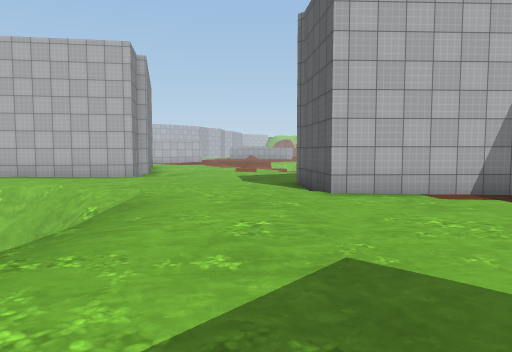
View 1 (above)

24 first-person views from a walk through a Unity game level. The camera is 1.4 m above the floor, tilts 4° down and sees 70° across. The floor is counted in squares, 2 m on a side. Each view is taken from the middle of a square. On the plan, view 1 faces up. The plan holds only what a view shows up to about 11 squares ahead; the rest is blank. The place goes on beyond the plan. Some animated figures are not drawn. Some surface patterns are stand-ins.

View 2
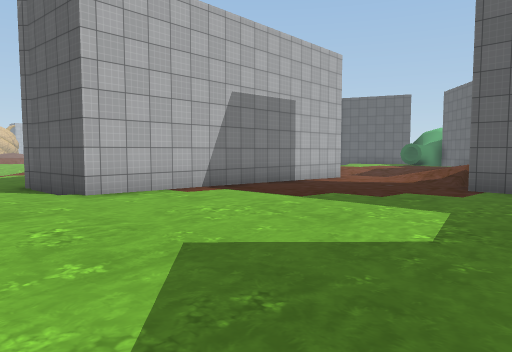

View 3
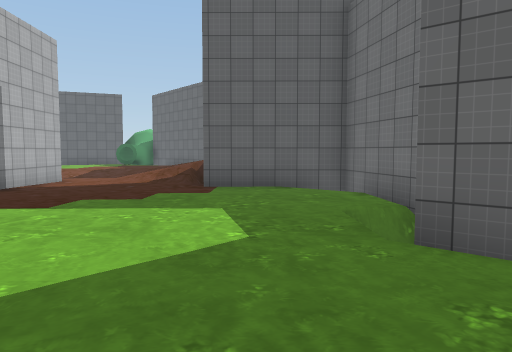

View 4
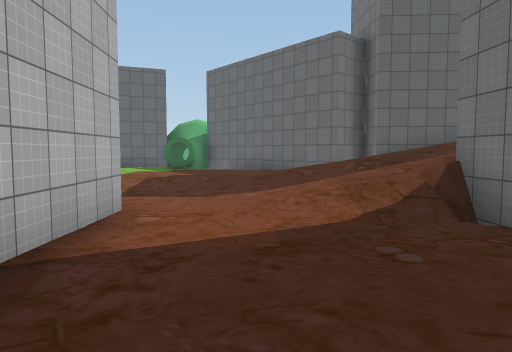

View 5
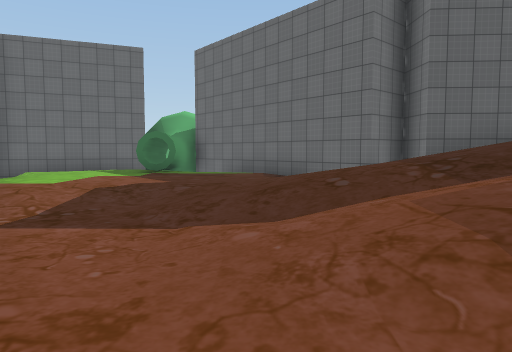

View 6
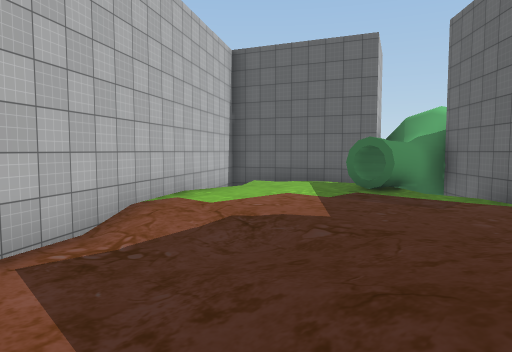

View 7
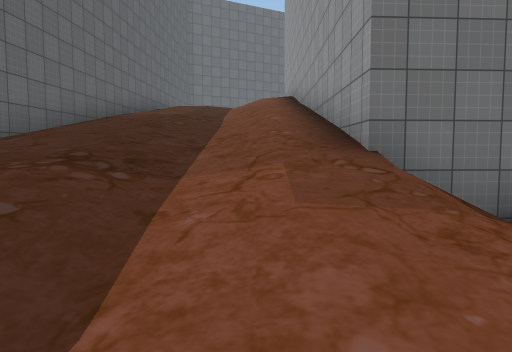

View 8
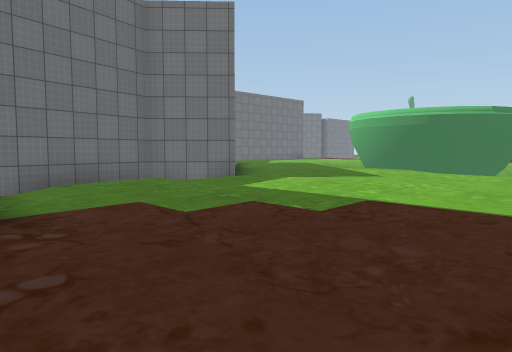

View 9
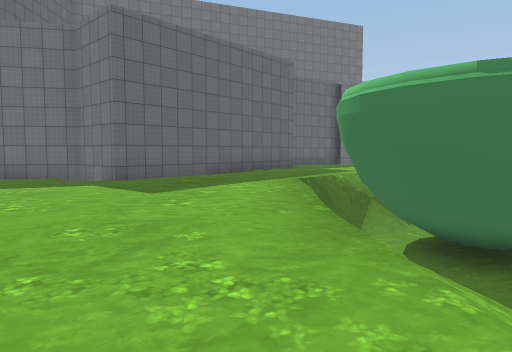

View 10
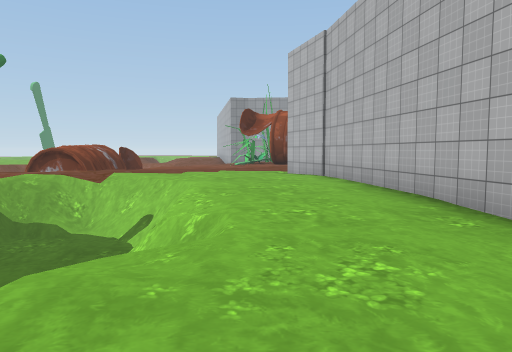

View 11
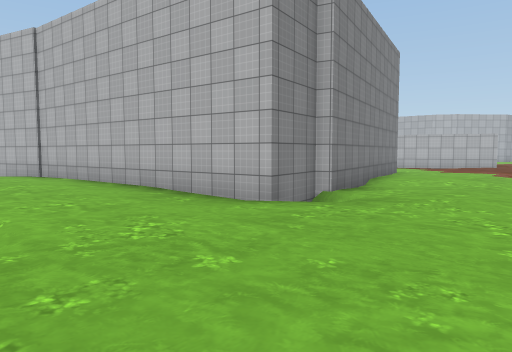

View 12
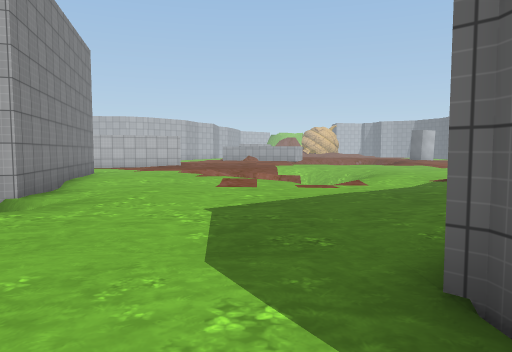

View 13
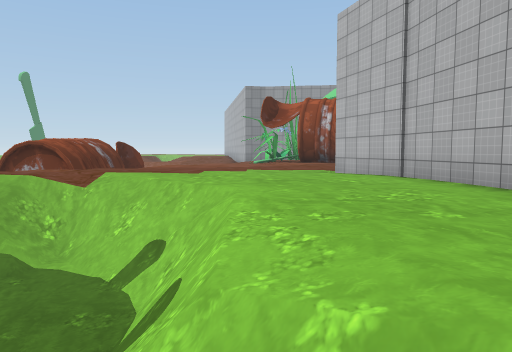

View 14
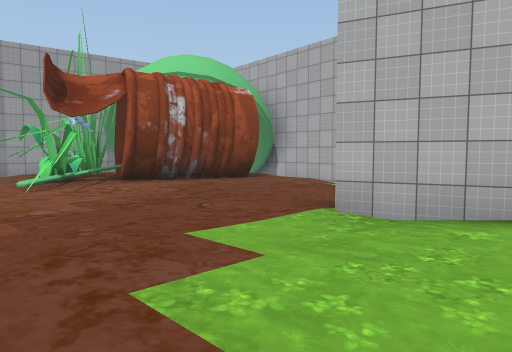

View 15
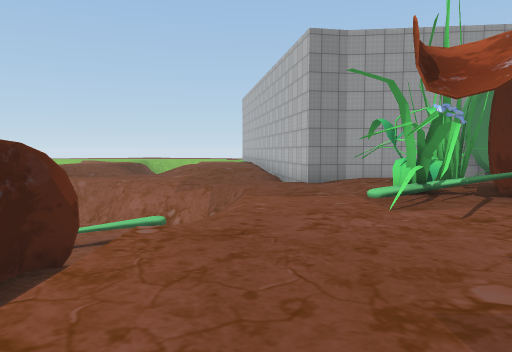

View 16
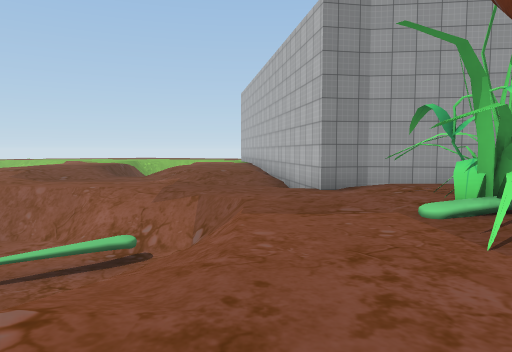

View 17
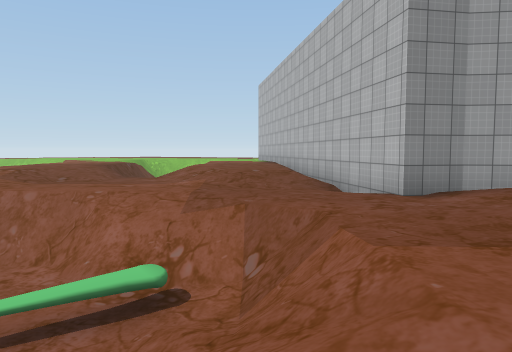

View 18
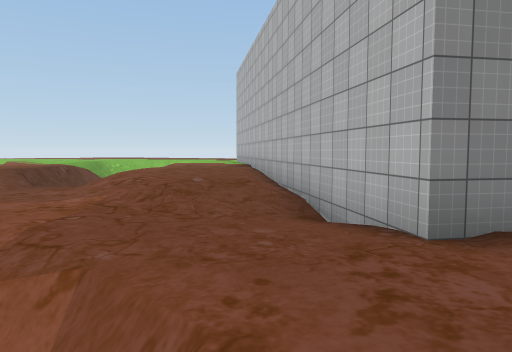

View 19
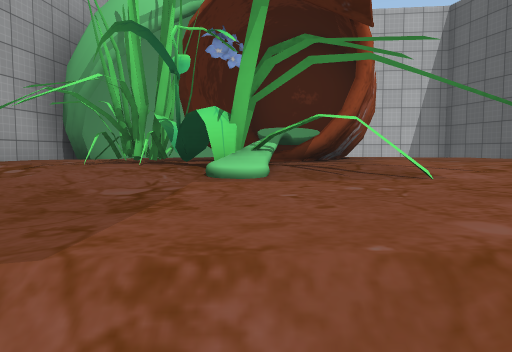

View 20
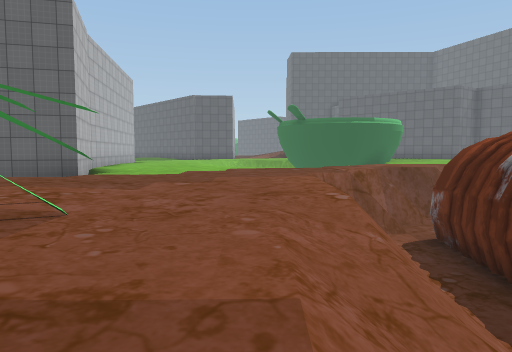

View 21
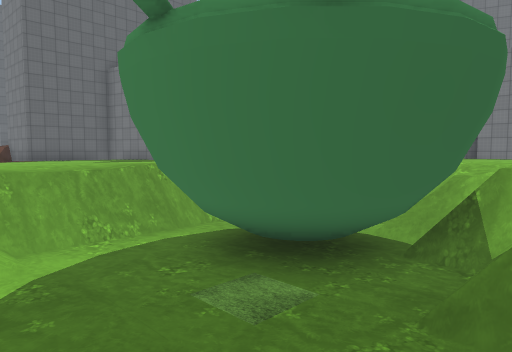

View 22
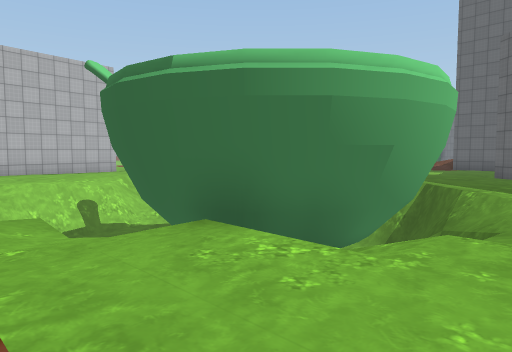

View 23
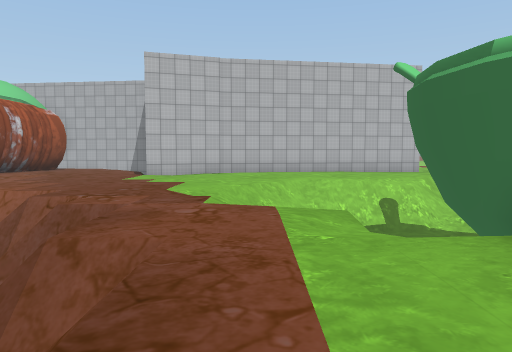

View 24
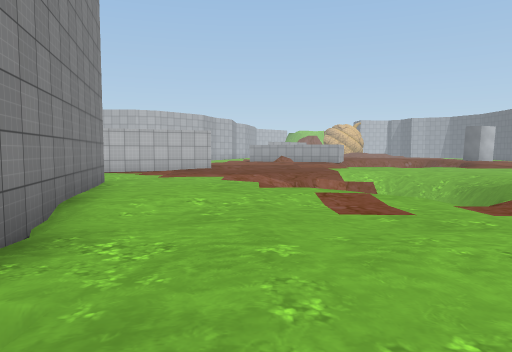

### Floor plan
Key: @ floor where view 1 was taken; # wall or solid block; x gap in a wall; . main floor; - floor 0.25 m lower than the main floor; _ floor 0.5 m lower than the main floor; < floor 2.5 m lower than the main floor; / step, stairs or slope; = window, fence, low wall or low ledge; ^ raised ledge; v drop or lower ground; O other object.
Columns run from 31 left of view 1 to 19 right of it. Each row starts with its distance up from view 1.
 22                          __--/    //_
 21                          //--/    //-
 20                           --_/    =/
 19                          #--//    v/
 18                          ##----/  _-_
 17                           #-.-/__/_//
 16                           #-/-_______
 15                           #/--_____/
 14         ###   ###         ##---__-/-
 13        ##    ///##         #-------               #
 12        ##  ###.-v#         #v------             ###
 11        ##=####..-#   #######------           ####//
 10        #######...#####....-------           ##-----
  9        #.##=#....-//.........---#          ##-..-/-
  8        #.#OO...----.............#          _//.--/#
  7       ##//-.OO----......//=//...##########___/--.-#
  6 #######__/-------...../#v=/#//...------____///..--#
  5 #////____//-----.....//<<<<//#....------_/////..-##
  4 ....//__=//////...../=<<<<<<=v.....-----////////##
  3 ..../////^///    #..///=<##<=v.....-----//////v##
  2 .////__//<^x#######..//#####=v.....----###////v#
  1   /____#/<=      <##../=#####v......---###////##
  0   /____#<          #/..#####=v.@..//--## #////#
 -1 v///___v           //.../##==...v##v ##  #////#
 -2   .///               .../  .... ######   #////#
 -3   ..                 ....  ....##        #////#

Positions as (right, up) in squares from view 1, and headings:
1: (0, 0), facing up
2: (-1, 0), facing up-right
3: (-1, 1), facing right
4: (5, 5), facing right
5: (8, 5), facing right
6: (11, 4), facing up-right
7: (11, 6), facing down
8: (8, 6), facing down-left
9: (-1, 8), facing down
10: (-1, 8), facing left
11: (0, 7), facing up-left
12: (0, 7), facing up
13: (-4, 7), facing left
14: (-11, 5), facing up-left
15: (-14, 5), facing left
16: (-16, 5), facing left
17: (-18, 4), facing left
18: (-21, 5), facing left
19: (-20, 4), facing up
20: (-22, 5), facing right
21: (-9, 6), facing down-right
22: (-10, -3), facing up-right
23: (-10, -3), facing up
24: (-2, 11), facing up
